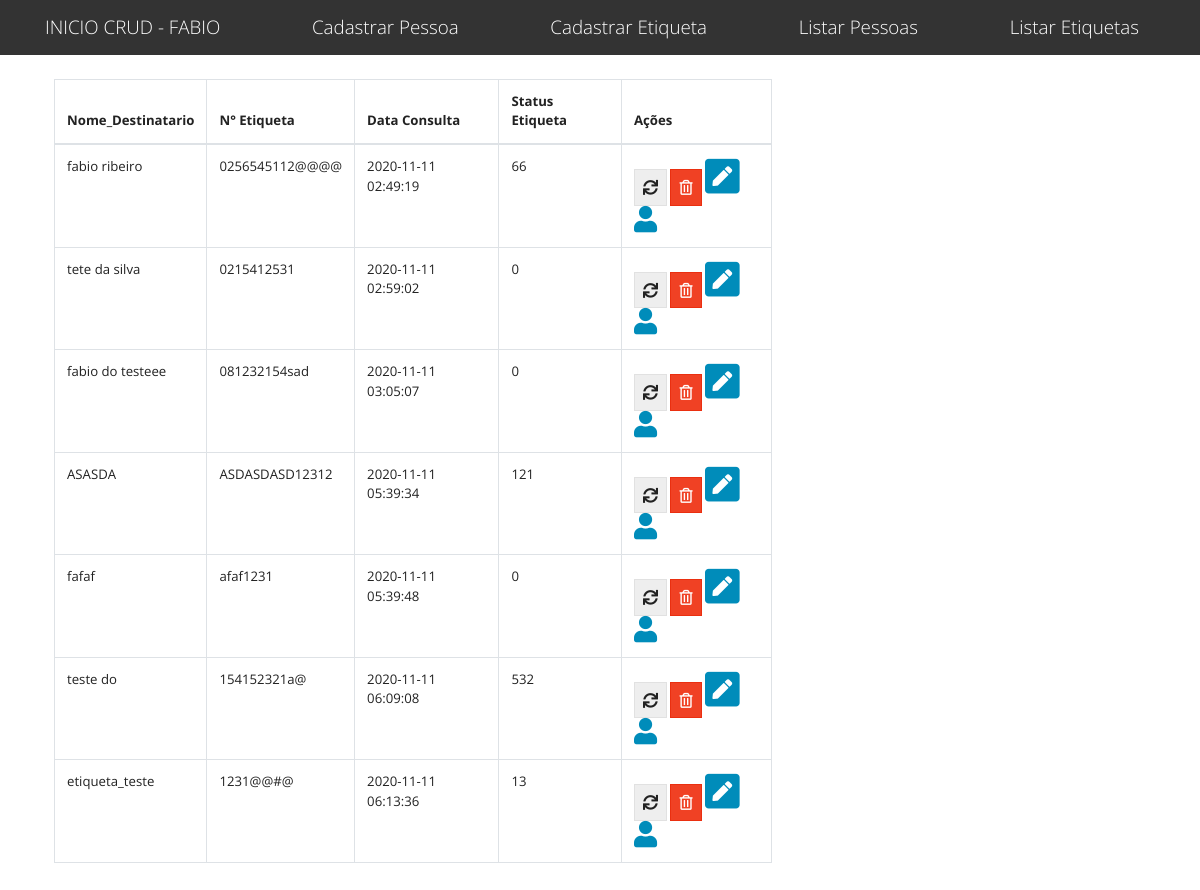
/mostrar/buscar_externo.php, run on an earlier commit of the app's database.
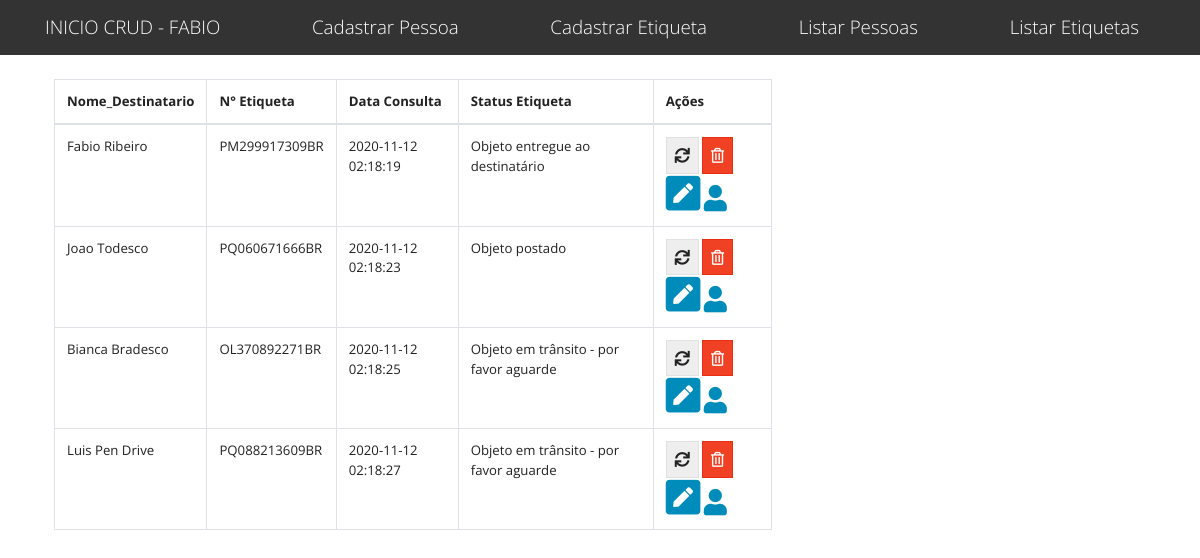
And on a later commit of the database.
### tables this page shows
CREATE TABLE `etiquetas` (
  `id` int(11) NOT NULL,
  `pessoa_id` int(11) NOT NULL,
  `nome_destinatario` varchar(255) NOT NULL,
  `etiqueta` varchar(60) NOT NULL,
  `data_consulta` timestamp NOT NULL DEFAULT CURRENT_TIMESTAMP,
  `status_etiqueta` varchar(50) NOT NULL
);

### mostrar/buscar_externo.php (the view, shortened to what this page needs)
<?php include("../conexao/conexao.php"); ?>
<!DOCTYPE html>
<html lang="pt-br">
  <head>
    <link rel="stylesheet" href="https://bootswatch.com/4/yeti/bootstrap.min.css">
    <link rel="stylesheet" href="https://use.fontawesome.com/releases/v5.6.3/css/all.css">
  </head>
  <body>
<nav class="navbar navbar-dark bg-dark">
      <div class="container">
          <a href="../index.php" class="navbar-brand"> INICIO CRUD - FABIO </a>
          <a href="../cadastros/cadastro_pessoa.php" class="navbar-brand">   Cadastrar Pessoa </a>
          <a href="../cadastros/cadastro_etiqueta.php" class="navbar-brand"> Cadastrar Etiqueta </a>
          <a href="listar.php" class="navbar-brand"> Listar Pessoas </a>
          <a href="listar_etiqueta.php" class="navbar-brand"> Listar Etiquetas </a>
      </div>
  </nav>
<main class="container p-4">
  <div class="row">
     <div class="col-md-8">
      <table class="table table-bordered">
        <thead>
          <tr>
            <th>Nome_Destinatario</th>
            <th>N° Etiqueta</th>
            <th>Data Consulta</th>
            <th>Status Etiqueta</th>
            <th>Ações</th>
          </tr>
        </thead>
        <tbody>
          <?php
          $query = "SELECT * FROM etiquetas";
          $result_tasks = mysqli_query($conn, $query);
          while($row = mysqli_fetch_assoc($result_tasks)) {
          ?>
          <tr>
            <td><?php echo $row['nome_destinatario']; ?></td>
            <td><?php echo $row['etiqueta']; ?></td>
            <td><?php echo $row['data_consulta']; ?></td>
            <td><?php echo $row['status_etiqueta']; ?></td>
            <td>
            	<a href="../curl_get.php?id=<?php echo $row['id']?>&etiqueta=<?php echo $row['etiqueta']; ?>" class="btn btn-secondary"><i class="fas fa-sync"></i></a>
              <a href="../delete/apagar_etiqueta.php?id=<?php echo $row['id']?>" class="btn btn-danger">
                <i class="far fa-trash-alt"></i>
              </a>
              <a href="../edit/editar_etiqueta.php?id=<?php echo $row['id']?>">
              <i class="fas fa-pen-square fa-3x"></i>
              </a>
              <a href="../edit/editar_pessoa.php?id=<?php echo $row['id']?>">
              <i class="fas fa-user fa-2x"></i>
              </a>
            </td>
          </tr>
          <?php } ?>
        </tbody>
      </table>
    </div>
  </div>
</main>
</body>
</html>

What changed in the data, as far as the page shows it:
removed etiquetas: nome_destinatario "fabio ribeiro", etiqueta "0256545112@@@@", data_consulta "2020-11-11 02:49:19", status_etiqueta "66"
removed etiquetas: nome_destinatario "tete da silva", etiqueta "0215412531", data_consulta "2020-11-11 02:59:02", status_etiqueta "0"
removed etiquetas: nome_destinatario "fabio do testeee", etiqueta "081232154sad", data_consulta "2020-11-11 03:05:07", status_etiqueta "0"
removed etiquetas: nome_destinatario "ASASDA", etiqueta "ASDASDASD12312", data_consulta "2020-11-11 05:39:34", status_etiqueta "121"
removed etiquetas: nome_destinatario "fafaf", etiqueta "afaf1231", data_consulta "2020-11-11 05:39:48", status_etiqueta "0"
removed etiquetas: nome_destinatario "teste do", etiqueta "154152321a@", data_consulta "2020-11-11 06:09:08", status_etiqueta "532"
removed etiquetas: nome_destinatario "etiqueta_teste", etiqueta "1231@@#@", data_consulta "2020-11-11 06:13:36", status_etiqueta "13"
added etiquetas: nome_destinatario "Fabio Ribeiro", etiqueta "PM299917309BR", data_consulta "2020-11-12 02:18:19", status_etiqueta "Objeto entregue ao destinatário"
added etiquetas: nome_destinatario "Joao Todesco", etiqueta "PQ060671666BR", data_consulta "2020-11-12 02:18:23", status_etiqueta "Objeto postado"
added etiquetas: nome_destinatario "Bianca Bradesco", etiqueta "OL370892271BR", data_consulta "2020-11-12 02:18:25", status_etiqueta "Objeto em trânsito - por favor aguarde"
added etiquetas: nome_destinatario "Luis Pen Drive", etiqueta "PQ088213609BR", data_consulta "2020-11-12 02:18:27", status_etiqueta "Objeto em trânsito - por favor aguarde"
